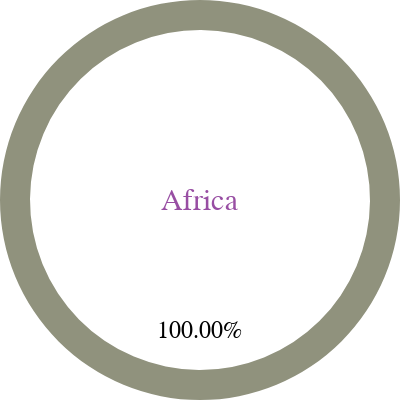

Describe this chart as a Vega-Lite specification.
### Vega specification from a JSON file in a GitHub repository (floating-point values rounded to 4 significant figures)
{"$schema": "https://vega.github.io/schema/vega/v5.json", "description": "Donut Chart of Development Status in Africa", "width": 200, "height": 200, "autosize": "none", "signals": [{"name": "startAngle", "value": 0}, {"name": "endAngle", "value": 6.29}, {"name": "padAngle", "value": 0.04}, {"name": "innerRadius", "value": 85}, {"name": "cornerRadius", "value": 5.5}, {"name": "sort", "value": false}], "data": [{"name": "table", "values": [{"Region": "Developed", "Total_cases": 0}, {"Region": "Developing", "Total_cases": 89}], "transform": [{"type": "joinaggregate", "fields": ["Total_cases"], "ops": ["sum"], "as": ["Total"]}, {"type": "formula", "expr": "(datum.Total_cases / datum.Total) * 100", "as": "Percentage"}, {"type": "pie", "field": "Total_cases", "startAngle": {"signal": "startAngle"}, "endAngle": {"signal": "endAngle"}, "sort": {"signal": "sort"}}]}], "scales": [{"name": "color", "type": "ordinal", "domain": {"data": "table", "field": "Region"}, "range": ["#F1C40F", "#90927d"]}], "marks": [{"type": "arc", "from": {"data": "table"}, "encode": {"enter": {"fill": {"scale": "color", "field": "Region"}, "x": {"signal": "width / 2"}, "y": {"signal": "height / 2"}}, "update": {"startAngle": {"field": "startAngle"}, "endAngle": {"field": "endAngle"}, "padAngle": {"signal": "padAngle"}, "innerRadius": {"signal": "innerRadius"}, "outerRadius": {"signal": "width / 2"}, "cornerRadius": {"signal": "cornerRadius"}}}}, {"name": "mark_id", "type": "text", "from": {"data": "table"}, "encode": {"enter": {"text": {"signal": "if(datum['endAngle'] - datum['startAngle'] < 0.3, '', format(datum['Percentage'], '.2f') + '%')"}, "x": {"signal": "width / 2"}, "y": {"signal": "height / 2"}, "radius": {"signal": "width / 2 * 0.65"}, "theta": {"signal": "(datum['startAngle'] + datum['endAngle']) / 2"}, "fill": {"value": "black"}, "fontSize": {"value": 12}, "align": {"value": "center"}, "baseline": {"value": "middle"}}}}, {"type": "text", "encode": {"enter": {"x": {"signal": "width / 2"}, "y": {"signal": "height / 2"}, "text": {"value": "Africa"}, "fontSize": {"value": 15}, "align": {"value": "center"}, "baseline": {"value": "middle"}, "fill": {"value": "#984ea3"}}}}]}
